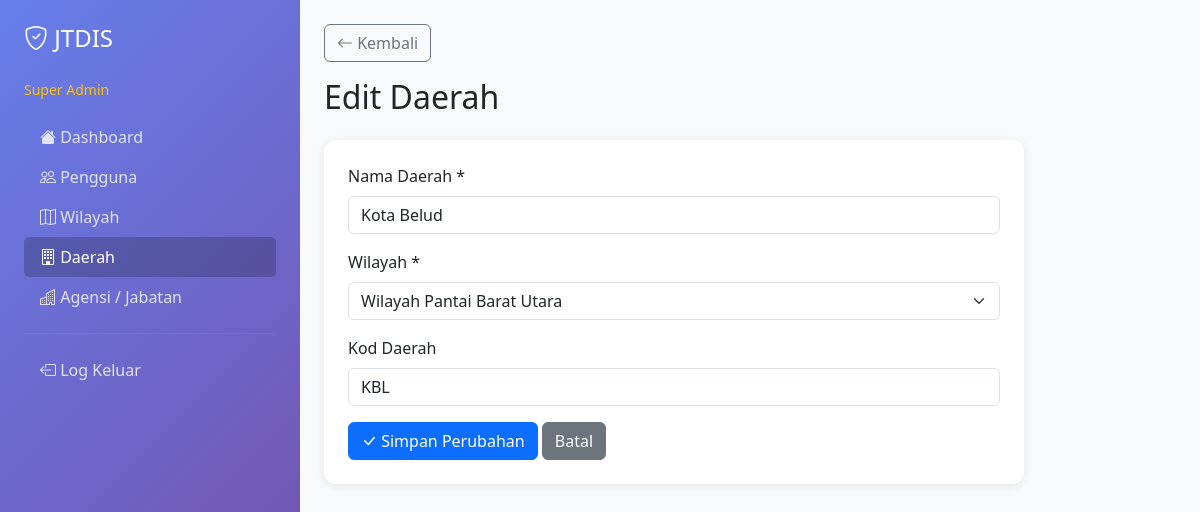
Screenshot of /pages/superadmin/daerah/edit.php?id=1 (signed in) with the database file from the repository.
### tables this page shows
CREATE TABLE `daerah` (
  `daerah_id` int(11) NOT NULL,
  `nama_daerah` varchar(100) NOT NULL,
  `wilayah_id` int(11) NOT NULL,
  `kod_daerah` varchar(20) DEFAULT NULL
);

CREATE TABLE `wilayah` (
  `wilayah_id` int(11) NOT NULL,
  `nama_wilayah` varchar(100) NOT NULL,
  `jenis` enum('ibu_pejabat','wilayah') NOT NULL,
  `kod_wilayah` varchar(20) DEFAULT NULL
);

### includes/functions.php (called while the page is built, shortened)
<?php
function escapeOutput($text) {
    return htmlspecialchars($text, ENT_QUOTES, 'UTF-8');
}
?>

### pages/superadmin/daerah/edit.php (the view, shortened to what this page needs)
<?php
require_once '../../../includes/functions.php';
$daerah_id = (int) ($_GET['id'] ?? 0);
$query = "SELECT * FROM daerah WHERE daerah_id = ?";
$stmt = mysqli_prepare($conn, $query);
mysqli_stmt_bind_param($stmt, 'i', $daerah_id);
mysqli_stmt_execute($stmt);
$result = mysqli_stmt_get_result($stmt);
$daerah = mysqli_fetch_assoc($result);
$wilayah_list = mysqli_fetch_all(mysqli_query($conn, "SELECT * FROM wilayah ORDER BY nama_wilayah ASC"), MYSQLI_ASSOC);
?>
<!DOCTYPE html>
<html lang="ms">
<head>
    <link href="https://cdn.jsdelivr.net/npm/bootstrap@5.3.0/dist/css/bootstrap.min.css" rel="stylesheet">
    <link rel="stylesheet" href="https://cdn.jsdelivr.net/npm/bootstrap-icons@1.10.0/font/bootstrap-icons.css">
</head>
<body>
<div class="container-fluid">
    <div class="row">
        <div class="col-md-3 sidebar p-4">
            <h4 class="mb-4"><i class="bi bi-shield-check"></i> JTDIS</h4>
            <p class="text-warning mb-3"><small>Super Admin</small></p>
            <nav class="nav flex-column">
                <a class="nav-link" href="../dashboard.php"><i class="bi bi-house-fill"></i> Dashboard</a>
                <a class="nav-link" href="../pengguna/index.php"><i class="bi bi-people"></i> Pengguna</a>
                <a class="nav-link" href="../wilayah/index.php"><i class="bi bi-map"></i> Wilayah</a>
                <a class="nav-link active" href="index.php"><i class="bi bi-building"></i> Daerah</a>
                <a class="nav-link" href="../agensi/index.php"><i class="bi bi-buildings"></i> Agensi / Jabatan</a>
                <hr style="border-color: rgba(255,255,255,0.2);">
                <a class="nav-link" href="../../logout.php"><i class="bi bi-box-arrow-left"></i> Log Keluar</a>
            </nav>
        </div>
        <div class="col-md-9 p-4">
            <div class="mb-4">
                <a href="index.php" class="btn btn-outline-secondary mb-3"><i class="bi bi-arrow-left"></i> Kembali</a>
                <h2>Edit Daerah</h2>
            </div>
            <div class="card" style="max-width: 700px;">
                <div class="card-body p-4">
                    <form method="POST">
                        <div class="mb-3">
                            <label class="form-label">Nama Daerah *</label>
                            <input type="text" name="nama_daerah" class="form-control" value="<?php echo escapeOutput($daerah['nama_daerah']); ?>" required>
                        </div>
                        <div class="mb-3">
                            <label class="form-label">Wilayah *</label>
                            <select name="wilayah_id" class="form-select" required>
                                <?php foreach ($wilayah_list as $w): ?>
                                    <option value="<?php echo (int) $w['wilayah_id']; ?>" <?php echo ((int) $daerah['wilayah_id'] === (int) $w['wilayah_id']) ? 'selected' : ''; ?>><?php echo escapeOutput($w['nama_wilayah']); ?></option>
                                <?php endforeach; ?>
                            </select>
                        </div>
                        <div class="mb-3">
                            <label class="form-label">Kod Daerah</label>
                            <input type="text" name="kod_daerah" class="form-control" value="<?php echo escapeOutput($daerah['kod_daerah'] ?? ''); ?>">
                        </div>
                        <button type="submit" class="btn btn-primary"><i class="bi bi-check-lg"></i> Simpan Perubahan</button>
                        <a href="index.php" class="btn btn-secondary">Batal</a>
                    </form>
                </div>
            </div>
        </div>
    </div>
</div>
</body>
</html>

### pages/superadmin/daerah/edit.php (style rules this page uses)
body { background-color: #f8f9fa; }
.sidebar { background: linear-gradient(135deg, #667eea 0%, #764ba2 100%); min-height: 100vh; color: white; }
.nav-link { color: rgba(255,255,255,0.8); }
.nav-link:hover, .nav-link.active { color: white; background: rgba(0,0,0,0.2); border-radius: 5px; }
.card { border: none; border-radius: 12px; box-shadow: 0 2px 10px rgba(0,0,0,0.08); }

### rows the page displays
daerah: nama_daerah "Kota Belud", wilayah_id "Wilayah Pantai Barat Utara", kod_daerah "KBL"
